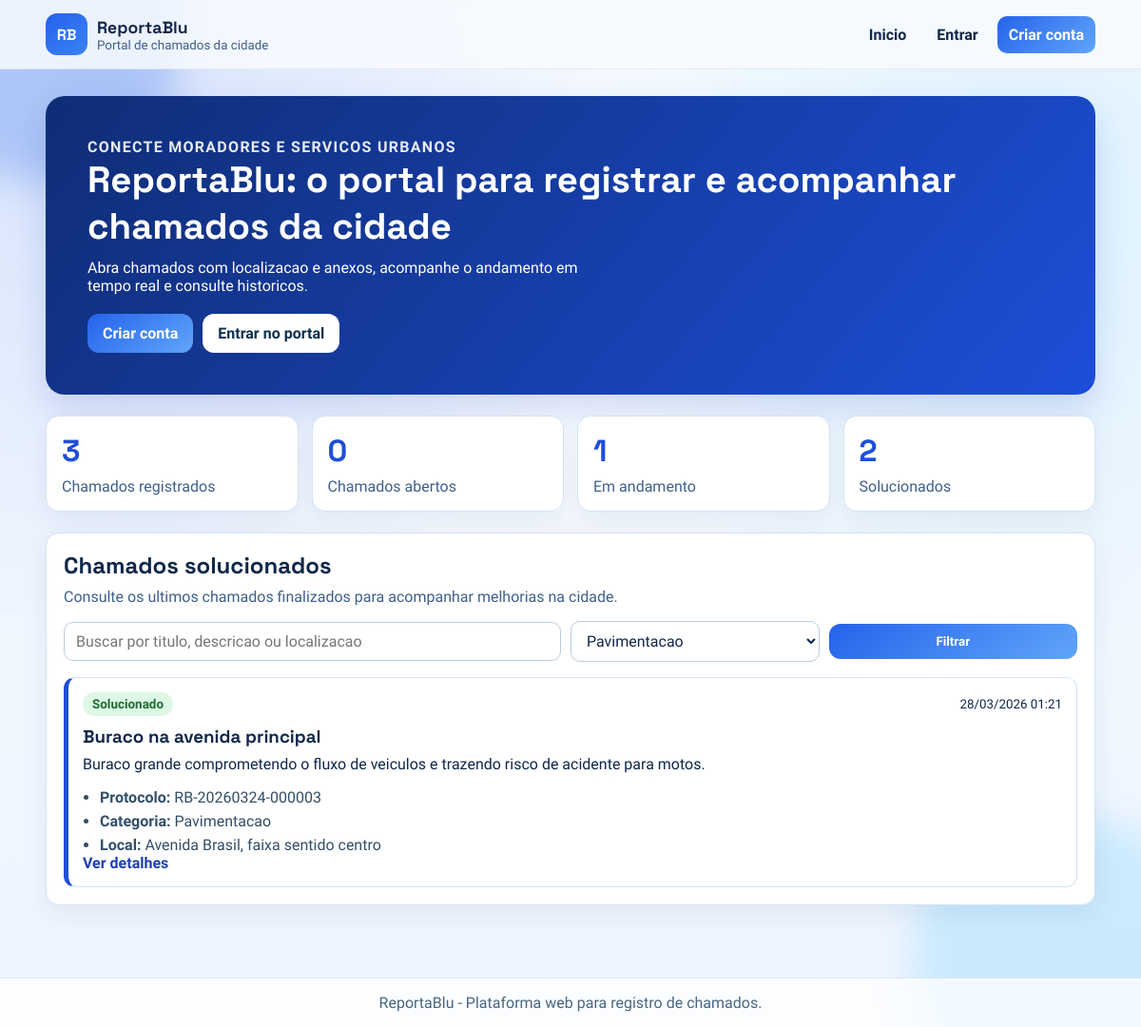
/index.php?categoria=2, run on the app's committed database.
### tables this page shows
CREATE TABLE IF NOT EXISTS tickets (
    id INT UNSIGNED AUTO_INCREMENT PRIMARY KEY,
    user_id INT UNSIGNED NOT NULL,
    category_id INT UNSIGNED NOT NULL,
    titulo VARCHAR(180) NOT NULL,
    descricao TEXT NOT NULL,
    localizacao VARCHAR(255) NOT NULL,
    status ENUM('aberto', 'em_andamento', 'solucionado', 'fechado') NOT NULL DEFAULT 'aberto',
    created_at TIMESTAMP NOT NULL DEFAULT CURRENT_TIMESTAMP,
    updated_at TIMESTAMP NOT NULL DEFAULT CURRENT_TIMESTAMP ON UPDATE CURRENT_TIMESTAMP,
    resolved_at DATETIME NULL,
    CONSTRAINT fk_tickets_user FOREIGN KEY (user_id) REFERENCES users(id) ON DELETE CASCADE,
    CONSTRAINT fk_tickets_category FOREIGN KEY (category_id) REFERENCES categories(id) ON DELETE RESTRICT,
    INDEX idx_tickets_status (status),
    INDEX idx_tickets_created_at (created_at)
);

CREATE TABLE IF NOT EXISTS ticket_protocols (
    id INT UNSIGNED AUTO_INCREMENT PRIMARY KEY,
    ticket_id INT UNSIGNED NOT NULL,
    protocol_code VARCHAR(40) NOT NULL UNIQUE,
    created_at TIMESTAMP NOT NULL DEFAULT CURRENT_TIMESTAMP,
    CONSTRAINT fk_ticket_protocols_ticket FOREIGN KEY (ticket_id) REFERENCES tickets(id) ON DELETE CASCADE,
    UNIQUE KEY uq_ticket_protocols_ticket (ticket_id)
);

CREATE TABLE IF NOT EXISTS categories (
    id INT UNSIGNED AUTO_INCREMENT PRIMARY KEY,
    nome VARCHAR(100) NOT NULL UNIQUE,
    created_at TIMESTAMP NOT NULL DEFAULT CURRENT_TIMESTAMP
);

### includes/auth.php (called while the page is built, shortened)
<?php
require_once __DIR__ . '/config.php';
require_once __DIR__ . '/helpers.php';
function isLoggedIn(): bool
{
    return isset($_SESSION['user']) && is_array($_SESSION['user']);
}

### includes/config.php (called while the page is built, shortened)
<?php
spl_autoload_register(static function (string $className): void {
    $prefix = 'ReportaBlu\\';
    $relativeClass = substr($className, strlen($prefix));
    $filePath = __DIR__ . '/src/' . str_replace('\\', '/', $relativeClass) . '.php';
});
function env(string $key, ?string $default = null): ?string
{
    $value = $_ENV[$key] ?? $_SERVER[$key] ?? getenv($key);
    if ($value === false || $value === null || $value === '') {
        return $default;
    }
    return (string) $value;
}
function db(): PDO
{
    static $pdo = null;
    $host = env('DB_HOST', '127.0.0.1');
    $port = env('DB_PORT', '3306');
    $dbName = env('DB_NAME', 'reportablu');
    $charset = env('DB_CHARSET', 'utf8mb4');
    $user = env('DB_USER', 'root');
    $pass = env('DB_PASS', '');
    $dsn = 'mysql:host=' . $host . ';port=' . $port . ';dbname=' . $dbName . ';charset=' . $charset;
    $options = [
        PDO::ATTR_ERRMODE => PDO::ERRMODE_EXCEPTION,
        PDO::ATTR_DEFAULT_FETCH_MODE => PDO::FETCH_ASSOC,
        PDO::ATTR_EMULATE_PREPARES => false,
    ];
    try {
        $pdo = new PDO($dsn, (string) $user, (string) $pass, $options);
    } catch (PDOException $exception) {
        http_response_code(500);
        exit('Erro ao conectar ao banco de dados. Verifique o arquivo .env e o SQL. Detalhe: ' . $exception->getMessage());
    }
    return $pdo;
}

### includes/src/Application/AppFactory.php (called while the page is built, shortened)
<?php
final class AppFactory
{
    public static function ticketFacade(PDO $pdo, string $projectRoot): TicketFacade
    {
        $categoryRepository = new PdoCategoryRepository($pdo);
        $ticketRepository = new PdoTicketRepository($pdo);
        $ticketHistoryRepository = new PdoTicketHistoryRepository($pdo);
        $ticketFileRepository = new PdoTicketFileRepository($pdo);
        $ticketProtocolRepository = new PdoTicketProtocolRepository($pdo);
        $ticketAssignmentRepository = new PdoTicketAssignmentRepository($pdo);
        $ticketResponseRepository = new PdoTicketResponseRepository($pdo);
        $transactionManager = new PdoTransactionManager($pdo);
        $validationStrategy = new DefaultUploadValidationStrategy();
        $attachmentStorage = new LocalAttachmentStorage(
            $projectRoot . '/uploads',
            'uploads/',
            $validationStrategy
        );
        $attachmentService = new AttachmentService($attachmentStorage);
        $creationService = new TicketCreationService(
            $categoryRepository,
            $ticketRepository,
            $ticketHistoryRepository,
            $ticketFileRepository,
            $ticketProtocolRepository,
            $transactionManager,
            $attachmentService,
            new TicketProtocolGenerator()
        );
        $queryService = new TicketQueryService(
            $categoryRepository,
            $ticketRepository,
            $ticketFileRepository,
            $ticketHistoryRepository,
            $ticketAssignmentRepository,
            $ticketResponseRepository
        );
        $workflowService = new TicketWorkflowService(
            $ticketRepository,
            $ticketHistoryRepository,
            $ticketAssignmentRepository,
            $ticketResponseRepository,
            $transactionManager
        );
        return new TicketFacade(
            $creationService,
            $queryService,
            $workflowService
        );
    }
}

### includes/src/Infrastructure/Repository/PdoCategoryRepository.php (called while the page is built, shortened)
<?php
final class PdoCategoryRepository extends BasePdoRepository implements CategoryRepositoryInterface
{
    public function all(): array
    {
        $statement = $this->pdo->query('SELECT id, nome FROM categories ORDER BY nome');
        return $statement->fetchAll() ?: [];
    }
}

### includes/src/Application/TicketQueryService.php (called while the page is built, shortened)
<?php
final class TicketQueryService
{
    public function homeData(array $filters): array
    {
        $normalizedFilters = [
            'search' => trim((string) ($filters['q'] ?? '')),
            'category_id' => (int) ($filters['categoria'] ?? 0),
        ];
        return [
            'categories' => $this->categoryRepository->all(),
            'stats' => $this->ticketReadRepository->fetchStats(null, true),
            'solved_tickets' => $this->ticketReadRepository->fetchPublicSolved($normalizedFilters, 12),
        ];
    }
}

### includes/src/Application/TicketFacade.php (called while the page is built, shortened)
<?php
final class TicketFacade
{
    public function homeData(array $filters): array
    {
        return $this->ticketQueryService->homeData($filters);
    }
}

### includes/src/Infrastructure/Repository/PdoTicketRepository.php (called while the page is built, shortened)
<?php
final class PdoTicketRepository extends BasePdoRepository implements TicketReadRepositoryInterface, TicketWriteRepositoryInterface
{
    public function fetchPublicSolved(array $filters, int $limit = 12): array
    {
        $search = trim((string) ($filters['search'] ?? ''));
        $categoryId = (int) ($filters['category_id'] ?? 0);
        $hasProtocolTable = $this->tableExists('ticket_protocols');
        $protocolSelect = $hasProtocolTable ? 'tp.protocol_code' : 'NULL AS protocol_code';
        $protocolJoin = $hasProtocolTable ? 'LEFT JOIN ticket_protocols tp ON tp.ticket_id = t.id' : '';
        $sql = "SELECT
                    t.id,
                    t.titulo,
                    t.descricao,
                    t.localizacao,
                    t.resolved_at,
                    c.nome AS categoria,
                    {$protocolSelect}
                FROM tickets t
                INNER JOIN categories c ON c.id = t.category_id
                {$protocolJoin}
                WHERE t.status = :status";
        $params = [
            'status' => TicketStatus::SOLVED,
        ];
        if ($categoryId > 0) {
            $sql .= ' AND t.category_id = :category_id';
            $params['category_id'] = $categoryId;
        }
        $sql .= ' ORDER BY t.resolved_at DESC, t.updated_at DESC LIMIT :limit';
        $statement = $this->pdo->prepare($sql);
        foreach ($params as $key => $value) {
            $statement->bindValue(
                ':' . $key,
                $value,
                is_int($value) ? PDO::PARAM_INT : PDO::PARAM_STR
            );
        }
        $statement->bindValue(':limit', $limit, PDO::PARAM_INT);
        $statement->execute();
        return $statement->fetchAll() ?: [];
    }
    public function fetchStats(?int $userId, bool $isAdmin): array
    {
        $sql = "SELECT
                    COUNT(*) AS total,
                    SUM(CASE WHEN status = 'aberto' THEN 1 ELSE 0 END) AS abertos,
                    SUM(CASE WHEN status = 'em_andamento' THEN 1 ELSE 0 END) AS em_andamento,
                    SUM(CASE WHEN status = 'solucionado' THEN 1 ELSE 0 END) AS solucionados,
                    SUM(CASE WHEN status = 'fechado' THEN 1 ELSE 0 END) AS fechados
                FROM tickets";
        $params = [];
        $statement = $this->pdo->prepare($sql);
        $statement->execute($params);
        return $statement->fetch() ?: [];
    }
}

### includes/src/Infrastructure/Repository/BasePdoRepository.php (called while the page is built, shortened)
<?php
abstract class BasePdoRepository
{
    protected function tableExists(string $tableName): bool
    {
        $cacheKey = spl_object_id($this->pdo) . ':' . $tableName;
        $exists = false;
        try {
            $statement = $this->pdo->prepare(
                'SELECT 1
                 FROM information_schema.tables
                 WHERE table_schema = DATABASE() AND table_name = :table_name
                 LIMIT 1'
            );
            $statement->execute(['table_name' => $tableName]);
            $exists = $statement->fetchColumn() !== false;
        } catch (Throwable $exception) {
            $exists = false;
        }
        return $exists;
    }
}

### includes/helpers.php (called while the page is built, shortened)
<?php
function h(?string $value): string
{
    return htmlspecialchars((string) $value, ENT_QUOTES, 'UTF-8');
}

### index.php (the view, shortened to what this page needs)
<?php
require_once __DIR__ . '/includes/layout.php';
$ticketFacade = \ReportaBlu\Application\AppFactory::ticketFacade(db(), __DIR__);
$search = trim((string) ($_GET['q'] ?? ''));
$categoryFilter = (int) ($_GET['categoria'] ?? 0);
$homeData = $ticketFacade->homeData($_GET);
$categories = $homeData['categories'] ?? [];
$stats = $homeData['stats'] ?? [];
$solvedTickets = $homeData['solved_tickets'] ?? [];
?>
<section class="hero">
    <div class="hero-copy">
        <p class="kicker">Conecte moradores e servicos urbanos</p>
        <h1>ReportaBlu: o portal para registrar e acompanhar chamados da cidade</h1>
        <p>
            Abra chamados com localizacao e anexos, acompanhe o andamento em tempo real e consulte historicos.
        </p>
        <div class="hero-cta">
            <?php if (isLoggedIn()): ?>
                <a class="btn btn-primary" href="new_ticket.php">Abrir novo chamado</a>
                <a class="btn btn-secondary" href="dashboard.php">Acompanhar meus chamados</a>
            <?php else: ?>
                <a class="btn btn-primary" href="register.php">Criar conta</a>
                <a class="btn btn-secondary" href="login.php">Entrar no portal</a>
            <?php endif; ?>
        </div>
    </div>
</section>
<section class="stats-grid">
    <article class="stat-card">
        <h2><?= (int) ($stats['total'] ?? 0) ?></h2>
        <p>Chamados registrados</p>
    </article>
    <article class="stat-card">
        <h2><?= (int) ($stats['abertos'] ?? 0) ?></h2>
        <p>Chamados abertos</p>
    </article>
    <article class="stat-card">
        <h2><?= (int) ($stats['em_andamento'] ?? 0) ?></h2>
        <p>Em andamento</p>
    </article>
    <article class="stat-card">
        <h2><?= (int) ($stats['solucionados'] ?? 0) ?></h2>
        <p>Solucionados</p>
    </article>
</section>
<section class="panel">
    <div class="section-head">
        <h2>Chamados solucionados</h2>
        <p>Consulte os ultimos chamados finalizados para acompanhar melhorias na cidade.</p>
    </div>
    <form class="filter-form" method="get" action="index.php">
        <input
            type="text"
            name="q"
            placeholder="Buscar por titulo, descricao ou localizacao"
            value="<?= h($search) ?>"
        >
        <select name="categoria">
            <?php foreach ($categories as $category): ?>
                <option value="<?= (int) $category['id'] ?>" <?= $categoryFilter === (int) $category['id'] ? 'selected' : '' ?>>
                    <?= h((string) $category['nome']) ?>
                </option>
            <?php endforeach; ?>
        </select>
        <button class="btn btn-primary" type="submit">Filtrar</button>
    </form>
    <div class="ticket-grid">
        <?php foreach ($solvedTickets as $ticket): ?>
            <article class="ticket-card solved-card">
                <div class="card-top">
                    <span class="status-badge status-solucionado">Solucionado</span>
                    <small><?= formatDateTime((string) $ticket['resolved_at']) ?></small>
                </div>
                <h3><?= h((string) $ticket['titulo']) ?></h3>
                <p><?= h((string) $ticket['descricao']) ?></p>
                <ul class="meta-list">
                    <li><strong>Protocolo:</strong> <?= h((string) ($ticket['protocol_code'] ?? '-')) ?></li>
                    <li><strong>Categoria:</strong> <?= h((string) $ticket['categoria']) ?></li>
                    <li><strong>Local:</strong> <?= h((string) $ticket['localizacao']) ?></li>
                </ul>
                <a class="card-link" href="ticket_detail.php?id=<?= (int) $ticket['id'] ?>">Ver detalhes</a>
            </article>
        <?php endforeach; ?>
    </div>
</section>

### data on the page
tickets: resolved_at "28/03/2026 01:21", titulo "Buraco na avenida principal", descricao "Buraco grande comprometendo o fluxo de veiculos e trazendo risco de acidente para motos.", ticket_protocols.protocol_code "RB-20260324-000003", category.nome "Pavimentacao", localizacao "Avenida Brasil, faixa sentido centro"

### other printed values
$appName "ReportaBlu"
$stats['total'] "3"
$stats['abertos'] "0"
$stats['em_andamento'] "1"
$stats['solucionados'] "2"
form field categoria "Pavimentacao"
